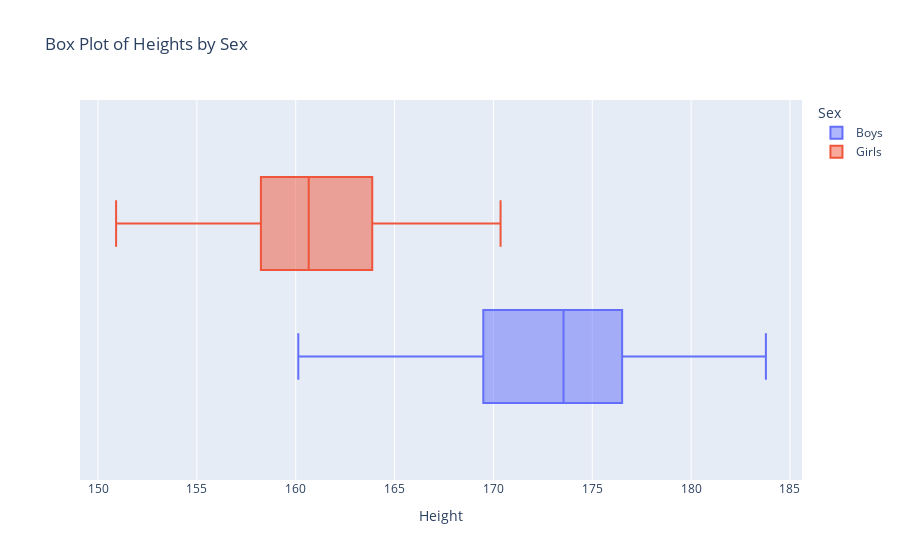

This figure's notebook cell:
### Code cell
#sex of adult box chart
px.box(adults, x="Height", color="Sex", title="Box Plot of Heights by Sex")

### Figure 1 — Plotly figure (JSON) as saved in the notebook; plotly's stock layout.template omitted (floating-point values rounded to 4 significant figures; data arrays with more than 128 entries replaced by an {"elided": "..."} marker saying what was removed)
{"data": [{"alignmentgroup": "True", "hovertemplate": "Sex=Boys<br>Height=%{x}<extra></extra>", "legendgroup": "Boys", "marker": {"color": "#636efa"}, "name": "Boys", "notched": false, "offsetgroup": "Boys", "orientation": "h", "showlegend": true, "type": "box", "x": {"elided": "200 float values"}, "x0": " ", "xaxis": "x", "y0": " ", "yaxis": "y"}, {"alignmentgroup": "True", "hovertemplate": "Sex=Girls<br>Height=%{x}<extra></extra>", "legendgroup": "Girls", "marker": {"color": "#EF553B"}, "name": "Girls", "notched": false, "offsetgroup": "Girls", "orientation": "h", "showlegend": true, "type": "box", "x": {"elided": "200 float values"}, "x0": " ", "xaxis": "x", "y0": " ", "yaxis": "y"}], "layout": {"boxmode": "group", "legend": {"title": {"text": "Sex"}, "tracegroupgap": 0}, "title": {"text": "Box Plot of Heights by Sex"}, "xaxis": {"anchor": "y", "domain": [0, 1], "title": {"text": "Height"}}, "yaxis": {"anchor": "x", "domain": [0, 1]}}}
